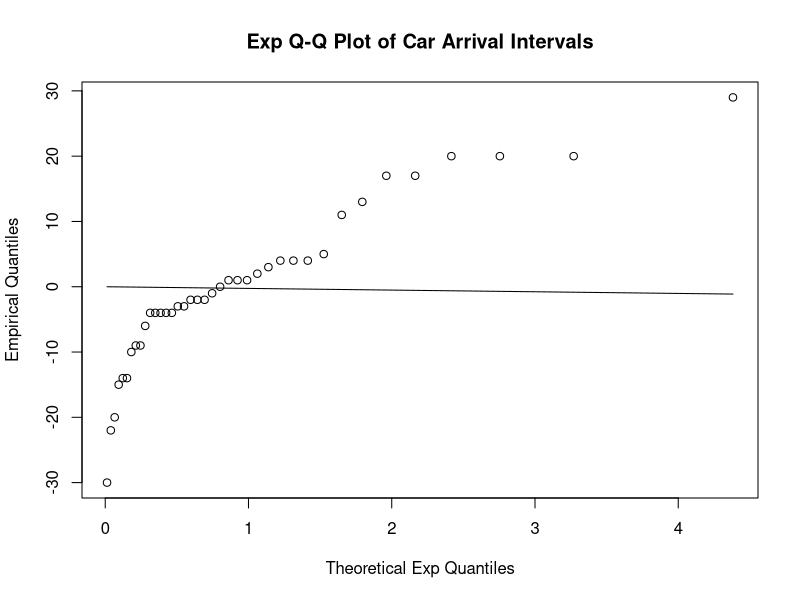
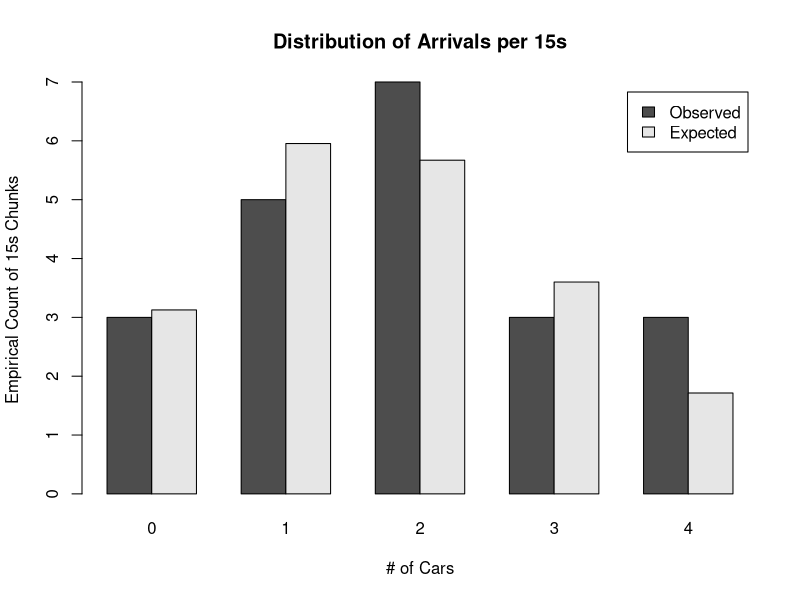
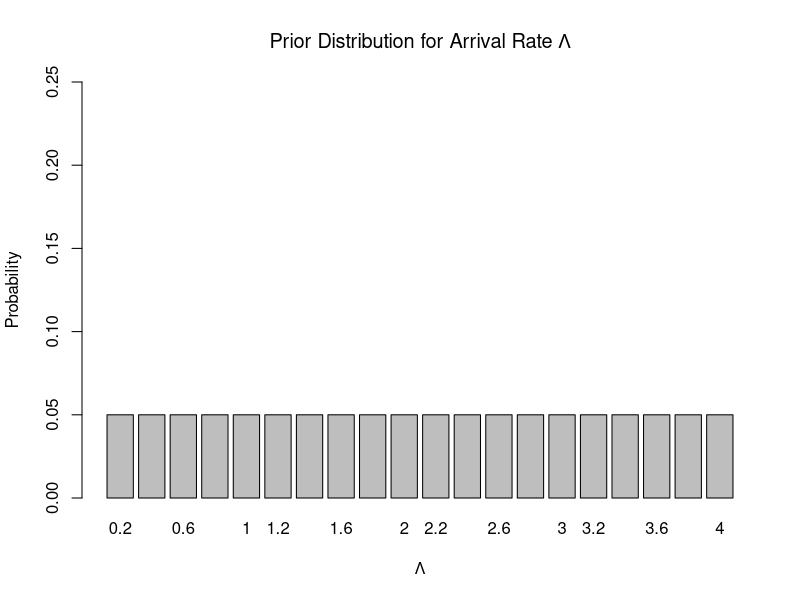
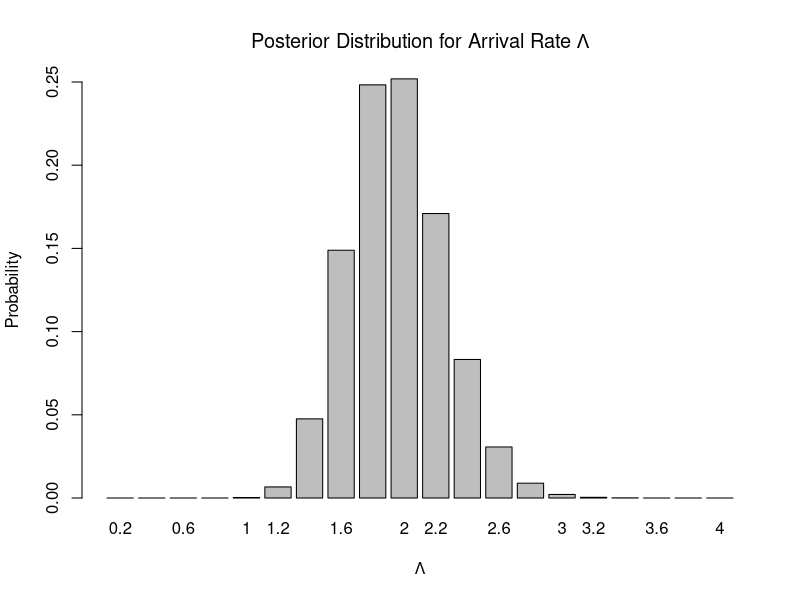

R code for these plots, in order:
## csi674hw3p2

## DATA
x<-c(12, 2, 6, 2, 19, 5, 34, 4, 1, 4, 8, 7, 1, 21, 6, 11, 8, 28, 6, 4, 5, 1, 18, 9, 5, 1, 21, 1, 1, 5, 3, 14, 5, 3, 4, 5, 1, 3, 16, 2)
xcs <- cumsum(x)
xint <- diff(x)



## Exponential?
eq <- qexp(ppoints(length(x)))

qqplot(eq,xint,main="Exp Q-Q Plot of Car Arrival Intervals",xlab="Theoretical Exp Quantiles",ylab="Empirical Quantiles")
lines(eq,eq*mean(xint))

## Poisson?
freq15 <- ceiling(xcs/15)
xp15 <- tabulate(freq15)        # arrivals per 15s chunk
obs <- table(xp15)              # number of 15s chunks with 0,1,2,3,4 arrivals
xrate <- mean(xp15)             # estimated Poisson rate by 40 cars in 21 15s chunks
exp <- dpois(0:4,xrate)*21      # expected arrivals for Poisson distribution

obsexp <- rbind(obs,exp)
barplot(obsexp,main="Distribution of Arrivals per 15s", xlab="# of Cars", ylab="Empirical Count of 15s Chunks", beside=TRUE, legend=c("Observed","Expected"))

## Posterior Poisson
prior <- array(1/20,20)         # uniform .05 n=20
lambdas <- seq(from=.2, to=4, by=.2)

lik <- array(1,length(lambdas))
for (i in 1:length(xp15)) {
  lik <- lik*dpois(xp15[i],lambdas) }
  
post <- prior*lik
post <- post/sum(post)

barplot(prior,names=lambdas, ylab="Probability", xlab=expression(Lambda), main=expression(paste("Prior Distribution for Arrival Rate ",Lambda)), ylim=c(0,.25))
barplot(post, names=lambdas, ylab="Probability", xlab=expression(Lambda), main=expression(paste("Posterior Distribution for Arrival Rate ",Lambda)), ylim=c(0,.25))
